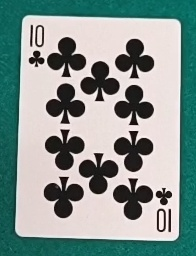
#> input picture card_templates/10_C_20251117_152222.jpg, 196 x 256 px
$ python -i main.py   (imports and definitions only)
#> lines starting #> are read from the running program, lines starting #| are printed output that depends on the picture; after the words box and inside, x2 and y2 are one past the last pixel; in counts of white or black regions, pixels touching at a corner belong together
#> further down, picture is the input picture: shape (256, 196, 3); mean B, G, R 146.3, 150.5, 134
import tkinter as tk
from tkinter import ttk, messagebox
import cv2
import numpy as np
from PIL import Image, ImageTk
import os
import time
import json
from datetime import datetime

# ✅ IMPORTAR MÓDULOS CORRECTOS
from camera_manager import IVCamManager
from fixed_template_matcher import FixedTemplateRecognizer


class CardDetectorWithCalibration:
    """Detector que USA la calibración guardada"""

    def __init__(self):
        self.green_lower = None
        self.green_upper = None
        self.is_calibrated = False
        self.min_area = 2000
        self.max_area = 50000

        # Intentar cargar calibración automáticamente
        self.load_calibration()

    def load_calibration(self):
        """Carga la calibración del archivo JSON"""
        config_file = "green_calibration.json"

        if not os.path.exists(config_file):
            print("⚠️  No se encontró calibración. Ejecuta green_calibrator.py primero")
            return False

        try:
            with open(config_file, 'r') as f:
#> (reads green_calibration.json from the repository)
                config = json.load(f)

            self.green_lower = np.array(config['green_lower'])
            self.green_upper = np.array(config['green_upper'])
            self.is_calibrated = True

            print("✅ Calibración cargada exitosamente")
            print(f"   Lower: {self.green_lower}")
            print(f"   Upper: {self.green_upper}")
            return True

        except Exception as e:
            print(f"❌ Error cargando calibración: {e}")
            return False

    def detect_cards(self, frame):
        """Detecta cartas usando la calibración"""
        if not self.is_calibrated:
            print("⚠️  No hay calibración cargada")
            return [], []

        try:
            # Convertir a HSV
            hsv = cv2.cvtColor(frame, cv2.COLOR_BGR2HSV)
#> hsv: shape (256, 196, 3); mean H, S, V 35.8, 78.2, 157.3

            # Crear máscara verde
            green_mask = cv2.inRange(hsv, self.green_lower, self.green_upper)
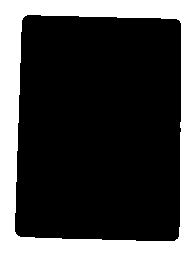
#> green_mask: shape (256, 196); 28.3% white; 1 white region, box (x1, y1, x2, y2) and area: (0, 0, 196, 256) 14185

            # Limpiar máscara
            kernel = np.ones((5, 5), np.uint8)
            green_mask = cv2.morphologyEx(green_mask, cv2.MORPH_CLOSE, kernel)
#> green_mask: shape (256, 196); 28.3% white; 1 white region, box (x1, y1, x2, y2) and area: (0, 0, 196, 256) 14189
            green_mask = cv2.morphologyEx(green_mask, cv2.MORPH_OPEN, kernel)

            # Invertir máscara (cartas = blanco)
            cards_mask = cv2.bitwise_not(green_mask)
#> cards_mask: shape (256, 196); 71.7% white; 1 black region

            # Encontrar contornos
            contours, _ = cv2.findContours(cards_mask, cv2.RETR_EXTERNAL,
                                          cv2.CHAIN_APPROX_SIMPLE)
#> contours = 1 contour; box (x1, y1, x2, y2) and area: (15, 15, 181, 241) 35612

            cards = []
            positions = []

            for contour in contours:
                area = cv2.contourArea(contour)

                if self.min_area < area < self.max_area:
                    # Aproximar a polígono
                    epsilon = 0.02 * cv2.arcLength(contour, True)
                    approx = cv2.approxPolyDP(contour, epsilon, True)

                    # Buscar rectángulos (4 lados)
                    if len(approx) == 4:
                        x, y, w, h = cv2.boundingRect(contour)

                        # Verificar relación de aspecto
                        aspect_ratio = w / h if h > 0 else 0
                        if 0.5 <= aspect_ratio <= 0.9:
                            # Extraer carta con margen
                            margin = 20
                            x1 = max(0, x - margin)
                            y1 = max(0, y - margin)
                            x2 = min(frame.shape[1], x + w + margin)
                            y2 = min(frame.shape[0], y + h + margin)

                            card_img = frame[y1:y2, x1:x2]

                            if card_img.size > 0:
                                cards.append(card_img)
                                positions.append((x1, y1, x2-x1, y2-y1))
#> this loop made 1 pass
#> (area, epsilon, approx, x, y, w, h, aspect_ratio) on pass 1: (35611.5, 15.24, [[25, 16], [16, 233], [177, 238], [179, 21]], 15, 15, 166, 226, 0.735)
#> after the loop, cards = 1 item; positions = [(0, 0, 196, 256)]

            return cards, positions

        except Exception as e:
            print(f"❌ Error detectando cartas: {e}")
            return [], []


class PokerCardApp:
    # [430 lines left out: functions __init__, create_interface, scan_cameras, reload_calibration, start_camera, stop_camera and 7 more, not called in this run]


# [2 lines not run here, left out]

>>> import cv2
>>> picture = cv2.imread('card_templates/10_C_20251117_152222.jpg')
>>> result = CardDetectorWithCalibration().detect_cards(picture)
